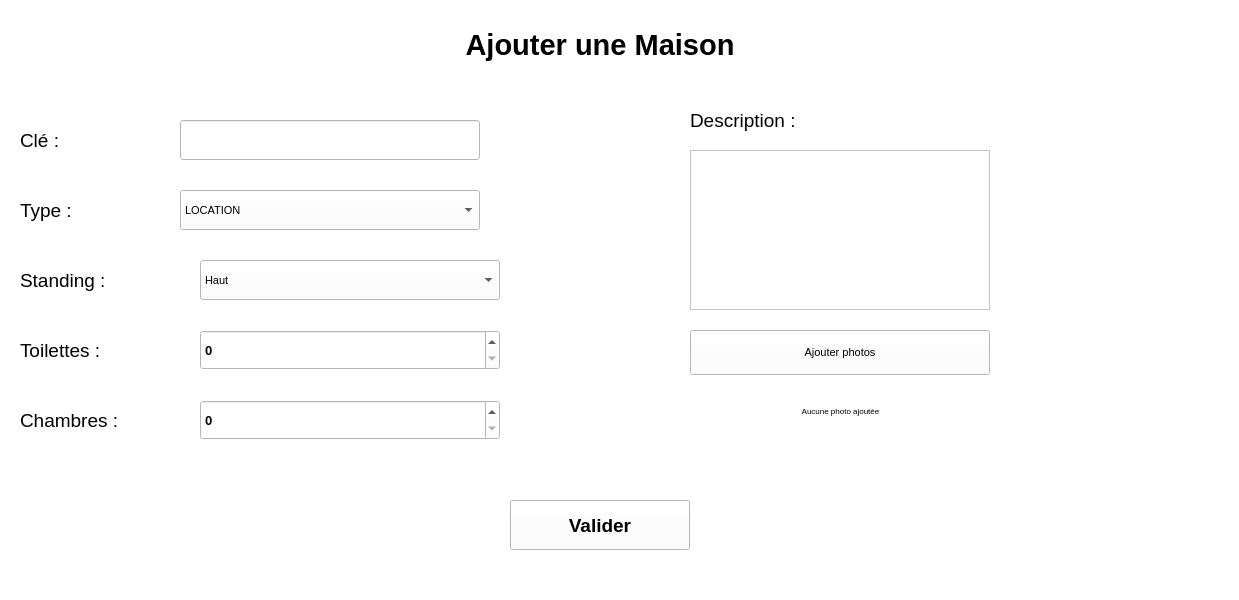
<?xml version="1.0" encoding="UTF-8"?>
<ui version="4.0">
 <class>MaisonForm</class>
 <widget class="QWidget" name="MaisonForm">
  <property name="windowModality">
   <enum>Qt::NonModal</enum>
  </property>
  <property name="geometry">
   <rect>
    <x>0</x>
    <y>0</y>
    <width>1239</width>
    <height>600</height>
   </rect>
  </property>
  <property name="font">
   <font>
    <pointsize>10</pointsize>
    <weight>75</weight>
    <bold>true</bold>
   </font>
  </property>
  <property name="windowTitle">
   <string>Ajouter une Maison</string>
  </property>
  <property name="styleSheet">
   <string>background-color: white; color: black;</string>
  </property>
  <widget class="QLabel" name="labelCle">
   <property name="geometry">
    <rect>
     <x>20</x>
     <y>120</y>
     <width>120</width>
     <height>40</height>
    </rect>
   </property>
   <property name="font">
    <font>
     <pointsize>14</pointsize>
     <weight>50</weight>
     <bold>false</bold>
    </font>
   </property>
   <property name="text">
    <string>Clé :</string>
   </property>
  </widget>
  <widget class="QLineEdit" name="lineEditCle">
   <property name="geometry">
    <rect>
     <x>180</x>
     <y>120</y>
     <width>300</width>
     <height>40</height>
    </rect>
   </property>
  </widget>
  <widget class="QLabel" name="labelType">
   <property name="geometry">
    <rect>
     <x>20</x>
     <y>190</y>
     <width>120</width>
     <height>40</height>
    </rect>
   </property>
   <property name="font">
    <font>
     <pointsize>14</pointsize>
     <weight>50</weight>
     <bold>false</bold>
    </font>
   </property>
   <property name="text">
    <string>Type :</string>
   </property>
  </widget>
  <widget class="QComboBox" name="comboBoxType">
   <property name="geometry">
    <rect>
     <x>180</x>
     <y>190</y>
     <width>300</width>
     <height>40</height>
    </rect>
   </property>
   <property name="font">
    <font>
     <pointsize>8</pointsize>
     <weight>50</weight>
     <bold>false</bold>
    </font>
   </property>
   <item>
    <property name="text">
     <string>LOCATION</string>
    </property>
   </item>
   <item>
    <property name="text">
     <string>VENTE</string>
    </property>
   </item>
  </widget>
  <widget class="QLabel" name="labelStanding">
   <property name="geometry">
    <rect>
     <x>20</x>
     <y>260</y>
     <width>151</width>
     <height>40</height>
    </rect>
   </property>
   <property name="font">
    <font>
     <pointsize>14</pointsize>
     <weight>50</weight>
     <bold>false</bold>
    </font>
   </property>
   <property name="text">
    <string>Standing :</string>
   </property>
  </widget>
  <widget class="QComboBox" name="comboBoxStanding">
   <property name="geometry">
    <rect>
     <x>200</x>
     <y>260</y>
     <width>300</width>
     <height>40</height>
    </rect>
   </property>
   <property name="font">
    <font>
     <pointsize>8</pointsize>
     <weight>50</weight>
     <bold>false</bold>
    </font>
   </property>
   <item>
    <property name="text">
     <string>Haut</string>
    </property>
   </item>
   <item>
    <property name="text">
     <string>Moyen</string>
    </property>
   </item>
   <item>
    <property name="text">
     <string>Bas</string>
    </property>
   </item>
  </widget>
  <widget class="QLabel" name="labelToilettes">
   <property name="geometry">
    <rect>
     <x>20</x>
     <y>330</y>
     <width>151</width>
     <height>40</height>
    </rect>
   </property>
   <property name="font">
    <font>
     <pointsize>14</pointsize>
     <weight>50</weight>
     <bold>false</bold>
    </font>
   </property>
   <property name="text">
    <string>Toilettes :</string>
   </property>
  </widget>
  <widget class="QSpinBox" name="spinBoxToilettes">
   <property name="geometry">
    <rect>
     <x>200</x>
     <y>330</y>
     <width>300</width>
     <height>40</height>
    </rect>
   </property>
  </widget>
  <widget class="QLabel" name="labelChambres">
   <property name="geometry">
    <rect>
     <x>20</x>
     <y>400</y>
     <width>151</width>
     <height>40</height>
    </rect>
   </property>
   <property name="font">
    <font>
     <pointsize>14</pointsize>
     <weight>50</weight>
     <bold>false</bold>
    </font>
   </property>
   <property name="text">
    <string>Chambres :</string>
   </property>
  </widget>
  <widget class="QSpinBox" name="spinBoxChambres">
   <property name="geometry">
    <rect>
     <x>200</x>
     <y>400</y>
     <width>300</width>
     <height>40</height>
    </rect>
   </property>
  </widget>
  <widget class="QLabel" name="labelDescription">
   <property name="geometry">
    <rect>
     <x>690</x>
     <y>100</y>
     <width>200</width>
     <height>40</height>
    </rect>
   </property>
   <property name="font">
    <font>
     <pointsize>14</pointsize>
     <weight>50</weight>
     <bold>false</bold>
    </font>
   </property>
   <property name="text">
    <string>Description :</string>
   </property>
  </widget>
  <widget class="QTextEdit" name="textEditDescription">
   <property name="geometry">
    <rect>
     <x>690</x>
     <y>150</y>
     <width>300</width>
     <height>160</height>
    </rect>
   </property>
  </widget>
  <widget class="QPushButton" name="pushButtonAjouterPhoto">
   <property name="geometry">
    <rect>
     <x>690</x>
     <y>330</y>
     <width>300</width>
     <height>45</height>
    </rect>
   </property>
   <property name="font">
    <font>
     <pointsize>8</pointsize>
     <weight>50</weight>
     <bold>false</bold>
    </font>
   </property>
   <property name="text">
    <string>Ajouter photos</string>
   </property>
  </widget>
  <widget class="QLabel" name="labelinfoAjouterPhoto">
   <property name="geometry">
    <rect>
     <x>690</x>
     <y>385</y>
     <width>301</width>
     <height>51</height>
    </rect>
   </property>
   <property name="font">
    <font>
     <pointsize>6</pointsize>
     <weight>50</weight>
     <bold>false</bold>
    </font>
   </property>
   <property name="text">
    <string>Aucune photo ajoutée</string>
   </property>
   <property name="alignment">
    <set>Qt::AlignCenter</set>
   </property>
  </widget>
  <widget class="QPushButton" name="pushButtonValider">
   <property name="geometry">
    <rect>
     <x>510</x>
     <y>500</y>
     <width>180</width>
     <height>50</height>
    </rect>
   </property>
   <property name="font">
    <font>
     <pointsize>14</pointsize>
     <weight>75</weight>
     <bold>true</bold>
    </font>
   </property>
   <property name="text">
    <string>Valider</string>
   </property>
  </widget>
  <widget class="QLabel" name="labelTitre">
   <property name="geometry">
    <rect>
     <x>320</x>
     <y>20</y>
     <width>560</width>
     <height>50</height>
    </rect>
   </property>
   <property name="font">
    <font>
     <pointsize>22</pointsize>
     <weight>75</weight>
     <bold>true</bold>
    </font>
   </property>
   <property name="text">
    <string>Ajouter une Maison</string>
   </property>
   <property name="alignment">
    <set>Qt::AlignCenter</set>
   </property>
  </widget>
 </widget>
 <resources/>
 <connections/>
</ui>
